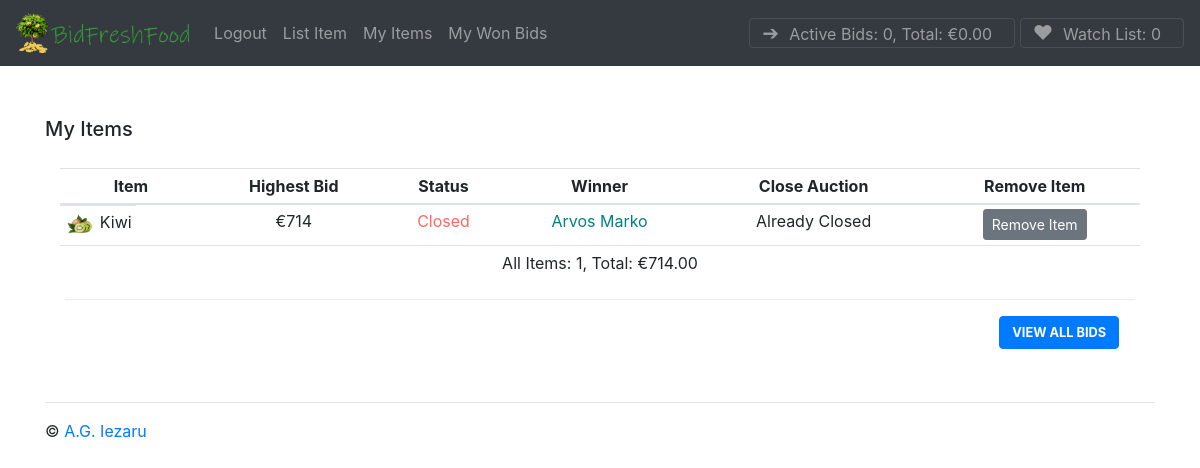
/my-items/ (signed in), run on the app's committed database.
### tables this page shows
CREATE TABLE "auctions_listing" ("id" integer NOT NULL PRIMARY KEY AUTOINCREMENT, "datetime" datetime NOT NULL, "title" varchar(64) NOT NULL, "description" varchar(256) NOT NULL, "currentBidValue" decimal NOT NULL, "imageURL" varchar(256) NOT NULL, "isOpen" bool NOT NULL, "user_id" integer NOT NULL REFERENCES "auctions_user" ("id") DEFERRABLE INITIALLY DEFERRED, "winner_id" integer NOT NULL REFERENCES "auctions_user" ("id") DEFERRABLE INITIALLY DEFERRED);

### bidfreshfood.py (the view)
@app.route("/my-items/")
def myItems():
    if session:
        auctions = db.execute(
            "SELECT * FROM auctions_listing where user_id = :user_id",
            user_id=session["uid"],
        )
        auctionsLen = len(auctions)
        users = db.execute("SELECT id,first_name,last_name FROM auctions_user")
        userlist = {}
        for user in users:
            userlist[user["id"]] = [user["first_name"], user["last_name"]]
        watchList = db.execute(
            "SELECT * FROM auctions_listing_watchListUsers where user_id = :user_id",
            user_id=session["uid"],
        )
        watchListLen = len(watchList)
        activeBids = {}
        bidsSum = 0
        user_bids_sum = 0
        bidMoney = {}
        listings = db.execute(
            "SELECT id, listing_id, value FROM auctions_bid WHERE user_id = :userid",
            userid=session["uid"],
        )
        for listing in listings:
            activeBids[listing["listing_id"]] = [listing["value"], listing["id"]]
            bidMoney[listing["listing_id"]] = listing["value"]
        for bid in bidMoney:
            bidsSum += bidMoney[bid]
        for auction in auctions:
            user_bids_sum += auction["currentBidValue"]
        bidsLen = len(bidMoney)
        mybidsLen = len(auctions)
        return render_template(
            "my-items.html",
            activeBids=activeBids,
            auctions=auctions,
            mybidsLen=mybidsLen,
            user_bids_sum=user_bids_sum,
            session=session,
            userlist=userlist,
            watchList=watchList,
            watchListLen=watchListLen,
            bidsSum=bidsSum,
            bidsLen=bidsLen,
        )
    else:
        abort(401)

### templates/my-items.html (shortened to what this page needs)
{% extends "base.html" %}
{% block body %}
  <div aria-hidden="true" class="mainBids">
    <div>
      <div>
        <div>
          <h5 class="modal-title" id="exampleModalLongTitle">My Items</h5><br>
        </div>
        <div>
          <div id="shoppingCart">
            <div class="container">
              <div class="row">
                <div class="col-sm">
                  <table class="table table-sm">
                    <thead>
                      <tr>
                        <th scope="col">Item</th>
                        <th scope="col">Highest Bid</th>
						<th scope="col">Status</th>
						<th scope="col">Winner</th>
                        <th scope="col">Close Auction</th>
						<th scope="col">Remove Item</th>
                      </tr>
                    </thead>
                    <tbody>
                    {% if mybidsLen != 0 %}
                    {% for auction in auctions %}
                      <tr>
                        <td class="bidItem"><img src="{{auction["imageURL"]}}" width="30px" alt="{{auction["title"]}}" /><span class="listItem">{{auction["title"]}}</span></td>
                        <td>€{{ auction["currentBidValue"] }}</td>
						{%if auction["isOpen"] > 0 %}
							<td class="active">Active</td>
							<td>Not Decided</td>
							<td>
							  <form action="/close-auction/" methods="GET">
								<input type="hidden" name="clistingId" value="{{ auction['id'] }}" />
								<button type="submit" class="btn btn-secondary btn-sm">Close Auction</button>
							  </form>
							</td>
							<td>Ongoing Auction</td>
						{% else %}
							<td class="closed">Closed</td>
							<td class="active">{{ userlist[auction["winner_id"]] | join(" ") }}</td>
							<td>Already Closed</td>
							<td>
							  <form action="/delete-auction/" methods="GET">
								<button type="submit" class="btn btn-secondary btn-sm">Remove Item</button>
							  </form>
							</td>
						{% endif %}
                     </tr>
                    </tbody>
                    {% endfor %}
					<tfoot>
                      <tr>
                        <td colSpan="7">All Items: {{ mybidsLen }}, Total: {{ '€{:,.2f}'.format(user_bids_sum) }}<br /><br />
                          <div class="modal-footer">
                            <a href="/"><button type="button" class="btn btn-primary main-button">View All Bids</button></a>
                          </div>
                        </td>
                      </tr>
                    </tfoot>
                    {% endif %}
                  </table>
                </div>
              </div>
            </div>
          </div>
        </div>
      </div>
    </div>
  </div>
    </div>
  </main>
{% endblock %}

### static/css/custom.css (style rules this page uses)
.mainBids { padding-top: 40px; }
.listItem { padding-left:5px; }
.active { color: #008080; }
.closed { color: #FF6666; }
.bidItem { float: left; }
.main-button { text-transform: uppercase; font-size: 0.8em; font-weight: bold; }
tr { text-align: center; }

### data on the page
auctions_listing: imageURL (picture), title "Kiwi", currentBidValue "714", userlist "Arvos Marko"

### other printed values
{{ bidsLen }} "0"
{{ '{:,.2f}'.format(bidsSum) }} "0.00"
{{ watchListLen }} "0"
{{ mybidsLen }} "1"
{{ '€{:,.2f}'.format(user_bids_sum) }} "€714.00"
